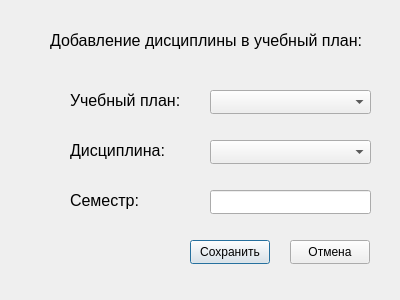
<?xml version="1.0" encoding="UTF-8"?>
<ui version="4.0">
 <class>Dialog</class>
 <widget class="QDialog" name="Dialog">
  <property name="geometry">
   <rect>
    <x>0</x>
    <y>0</y>
    <width>400</width>
    <height>300</height>
   </rect>
  </property>
  <property name="windowTitle">
   <string>Dialog</string>
  </property>
  <widget class="QComboBox" name="comboBox">
   <property name="geometry">
    <rect>
     <x>210</x>
     <y>90</y>
     <width>161</width>
     <height>24</height>
    </rect>
   </property>
  </widget>
  <widget class="QComboBox" name="comboBox_2">
   <property name="geometry">
    <rect>
     <x>210</x>
     <y>140</y>
     <width>161</width>
     <height>24</height>
    </rect>
   </property>
  </widget>
  <widget class="QLabel" name="label">
   <property name="geometry">
    <rect>
     <x>70</x>
     <y>90</y>
     <width>131</width>
     <height>21</height>
    </rect>
   </property>
   <property name="font">
    <font>
     <pointsize>12</pointsize>
    </font>
   </property>
   <property name="text">
    <string>Учебный план:</string>
   </property>
  </widget>
  <widget class="QLabel" name="label_2">
   <property name="geometry">
    <rect>
     <x>70</x>
     <y>140</y>
     <width>131</width>
     <height>21</height>
    </rect>
   </property>
   <property name="font">
    <font>
     <pointsize>12</pointsize>
    </font>
   </property>
   <property name="text">
    <string>Дисциплина:</string>
   </property>
  </widget>
  <widget class="QLabel" name="label_3">
   <property name="geometry">
    <rect>
     <x>50</x>
     <y>30</y>
     <width>351</width>
     <height>21</height>
    </rect>
   </property>
   <property name="font">
    <font>
     <pointsize>12</pointsize>
    </font>
   </property>
   <property name="text">
    <string>Добавление дисциплины в учебный план:</string>
   </property>
  </widget>
  <widget class="QPushButton" name="pushButton">
   <property name="geometry">
    <rect>
     <x>190</x>
     <y>240</y>
     <width>80</width>
     <height>24</height>
    </rect>
   </property>
   <property name="text">
    <string>Сохранить</string>
   </property>
  </widget>
  <widget class="QPushButton" name="pushButton_2">
   <property name="geometry">
    <rect>
     <x>290</x>
     <y>240</y>
     <width>80</width>
     <height>24</height>
    </rect>
   </property>
   <property name="text">
    <string>Отмена</string>
   </property>
  </widget>
  <widget class="QLabel" name="label_4">
   <property name="geometry">
    <rect>
     <x>70</x>
     <y>190</y>
     <width>131</width>
     <height>21</height>
    </rect>
   </property>
   <property name="font">
    <font>
     <pointsize>12</pointsize>
    </font>
   </property>
   <property name="text">
    <string>Семестр:</string>
   </property>
  </widget>
  <widget class="QLineEdit" name="lineEdit">
   <property name="geometry">
    <rect>
     <x>210</x>
     <y>190</y>
     <width>161</width>
     <height>24</height>
    </rect>
   </property>
  </widget>
 </widget>
 <resources/>
 <connections/>
</ui>
